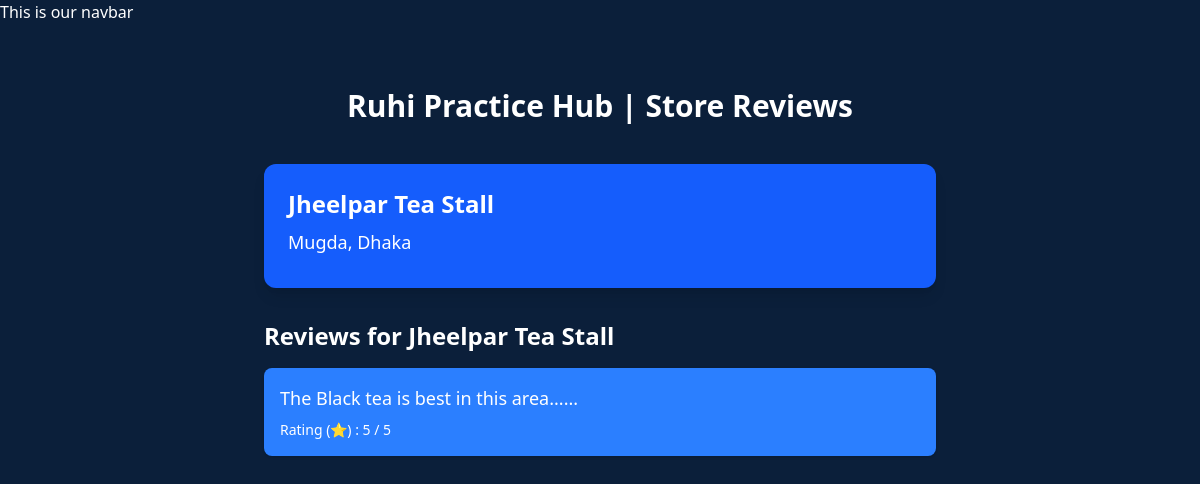
The app's page /chai/store_reviews/1/ with its own data.
### chai/models.py (models this page shows, shortened)
class Store(models.Model):
    name = models.CharField(max_length=100)
    location = models.CharField(max_length=100)
    chai_varieties = models.ManyToManyField(ChaiVarity, related_name='stores')

class StoreReview(models.Model):
    store = models.ForeignKey(Store, on_delete=models.CASCADE)
    review_text = models.TextField()
    rating = models.IntegerField()
    date_added = models.DateTimeField(default=timezone.now)

### chai/views.py (the view)
# urls.py: path('store_reviews/<int:store_id>/', views.store_reviews, name='store_reviews'),
def store_reviews(request, store_id):
    store = get_object_or_404(Store, pk=store_id)
    return render(request, 'chai/store_reviews.html', {'store': store})

### chai/templates/chai/store_reviews.html (shortened to what this page needs)
{% extends "layout.html" %}
{% block content %}
<div class="min-h-screen pt-16">
    <div class="text-center mb-10">
        <h1 class="text-3xl font-bold">
            Ruhi Practice Hub | Store Reviews
        </h1>
    </div>
    <div class="flex flex-col items-center">
        <div class="w-full max-w-2xl">
            <div class="bg-blue-600 p-6 rounded-xl shadow-lg">
                <h2 class="text-2xl font-bold text-white">
                    {{ store.name }}
                </h2>
                <h3 class="text-lg text-white mt-2">
                    {{ store.location }}
                </h3>
            </div>
            <div class="mt-8">
                <h3 class="text-2xl font-bold mb-4">
                    Reviews for {{ store.name }}
                </h3>
                {% for review in store.storereview_set.all %}
                    <div class="bg-blue-500 p-4 rounded-lg mb-4 shadow">
                        <p class="text-lg">
                            {{ review.review_text }}
                        </p>
                        <p class="text-sm text-black-600 mt-2">
                            Rating (⭐) :  {{ review.rating }} / 5
                        </p>
                    </div>
                {% empty %}
                    <p class="text-gray-500">
                        No reviews available for this store.
                    </p>
                {% endfor %}
            </div>
        </div>
    </div>
</div>
{% endblock content %}

### static/style.css (style rules this page uses)
body { background-color: #0b1f3a !important; color: white !important; }

### records on screen
Store: name "Jheelpar Tea Stall", location "Mugda, Dhaka"
StoreReview: review_text "The Black tea is best in this area......", rating "5"
